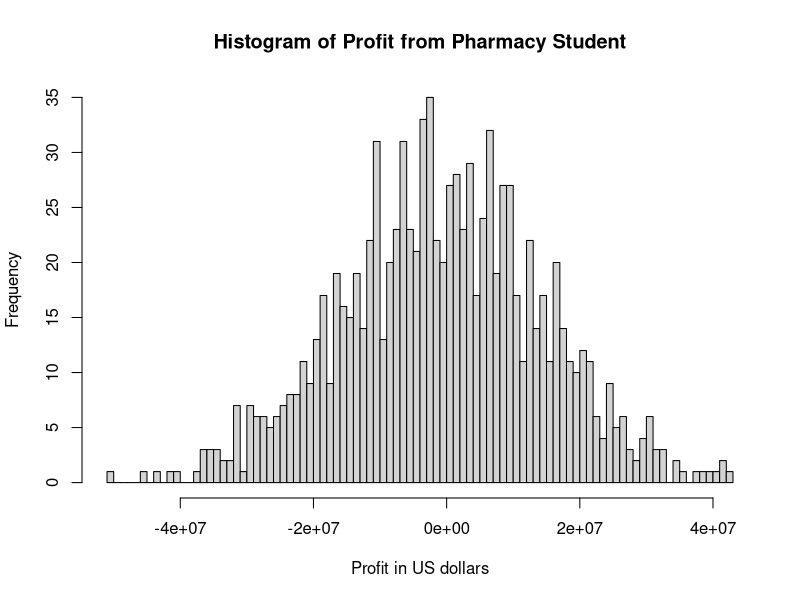

The R script that drew this image: (Note: a time limit stopped this script after it produced the figure.)
## ---- chunk 1

# PACKAGES AND DEPENDENT CODE FROM CODE.RMD


library(readr)
library(knitr)
library(ggplot2)
library(dplyr)

library(ggpubr)


knitr::opts_chunk$set(dev = 'pdf')

## ---- chunk 2
loan <- 144000

drate <- 0.07 # default rate = 0.7
dloss <- -174115 # loss from each default
n_loans <- 100000

# Monte Carlo method 
B <- 1000 # Number of iterations 
results <- replicate(B,{ 
    
        temp <-sample(c(0,dloss),n_loans,
                      prob=c(1-drate, drate),
                      replace = TRUE) 
        sum(temp)})

cat("Calculation result:", n_loans * drate * dloss, "\n")
cat("Monte Carlo result:",mean(results))

## ---- chunk 3
set.seed(400)
#25% of the sudent debt, is help by active student

interest <- 0.000    # Start with a 0% interest

result <- 0

proportion <- c(1-drate,drate)
while (result <= 0){ # Each iteration increases the interest rate until the bank's profit is greater than $0.
    interest <- interest + 0.001 # Increase interest by 0.1%, to find the interest rate to to set the profit to zero 
    result <- mean(replicate(B,{ #Monte Carlo Method
                        temp <- sample(c(loan*interest,dloss), n_loans, prob = proportion, replace = TRUE)
                        
                        sum(temp)
    }))
}

## ---- chunk 4
cat("Interest from Simulation:", interest, "\n")

cat("Interest from Equation", -(dloss * drate / (1-drate))/loan)

## ---- chunk 5
set.seed(400)
simu <- replicate(B,{temp <- sample(c(loan*0.091,dloss), n_loans, prob = proportion, replace = TRUE)
                    sum(temp)
    })


## ---- chunk 6

# Minimum Interest?
hist(simu,breaks=100,xlab="Profit in US dollars", 
   main="Histogram of Profit from Pharmacy Student")


## ---- chunk 7
set.seed(400)


#Since we we include the default rate is 9.1% or 0.091, so the z-score is this case will be -1.329 from the table (calculated from qnorm)
alpha <- qnorm(.091)
upper <- - dloss* (drate*n_loans-(alpha)*sqrt(n_loans*drate*(1-drate)))
lower <- (n_loans*(1-drate)+(alpha)*sqrt(n_loans*drate*(1-drate)))
gain <- upper/lower

# Interest formula
eq <- gain/loan

## ---- chunk 8

cat("Interest from Equation: ", eq)


## ---- chunk 9
set.seed(400)

#when we have to include the percent taht student can't pay the moneyback

interest <- 0.0    # Start with a 0% interest

result <- 0

while (TRUE){
    interest <- interest + 0.001 # Each interation increases interest by 0.1% until the result is greater than $0.
    result <- replicate(B,{
                        temp <- sample(c(loan*interest,dloss), n_loans, prob = c(1-drate,drate), replace = T)
                        sum(temp)
    })
    
    if (mean(result <= 0)<=0.05){break} # Test if the scenarios where profit was < 0 represent the 5% of the total.
}

## ---- chunk 10
cat("Interest from Simulation: ", interest)
## ---- chunk 11
set.seed(400)
lonVec <- c(loan*interest,dloss)
simu2 <- replicate(B,{temp <- sample(lonVec, n_loans, prob = proportion, replace = T)
                    sum(temp)
    })
## ---- chunk 12
hist(simu2,breaks=50,xlab="Profit in US dollars", 
   main="Histogram of profit from Student Loans")



## ---- chunk 13
set.seed(400)

h<-hist(simu2, breaks=50, xlab="Profit in US dollars", 
   main="Histogram of profit from Student Loans") 
x<-seq(min(simu2),max(simu2),length=40) 
y<-dnorm(x,mean=mean(simu2),sd=sd(simu2)) 
y <- y*diff(h$mids[1:2])*length(simu2) 
lines(x, y, col="red", lwd=2)




## ---- chunk 14

quantile_val <- pnorm(0.05,mean = mean(simu2), sd = sd(simu2))
cat("5th Quantile:",quantile_val )



## ---- chunk 15
# This project was based of code found here : 
# https://www.kaggle.com/darioabadie/2008-loan-crisis-monte-carlo-method

ccat = cut(h$breaks, c(-Inf, quantile_val, Inf))
plot(h, col=c("red","green")[ccat],xlab="Profit in US dollars", 
   main="Histogram of Profit from Scamming College Students")
